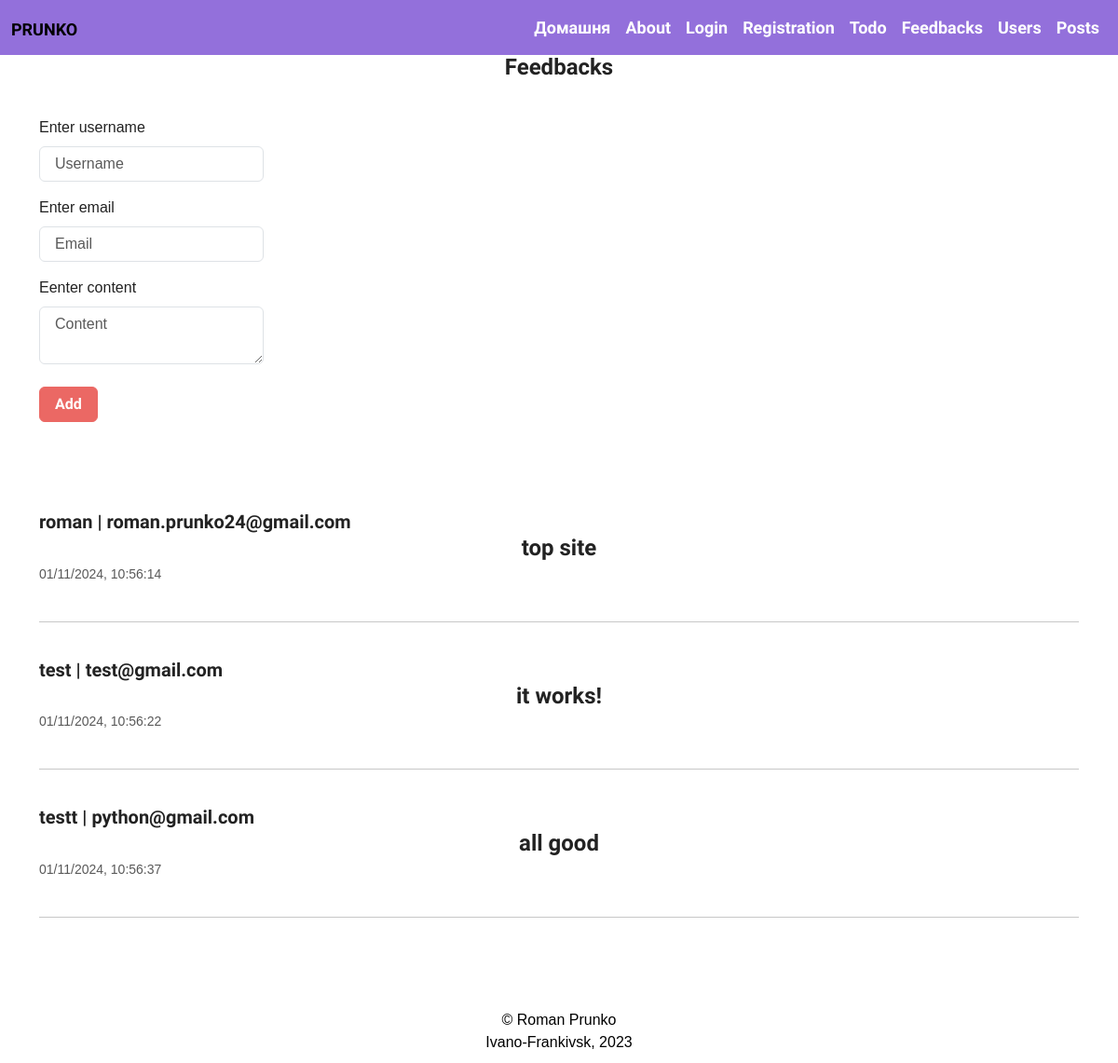
The app's page /feedbacks with its own data.
### app/feedback/models.py (models this page shows, shortened)
class Feedback(db.Model):
    __tablename__ = "feedbacks"
    id = db.Column(db.Integer, primary_key=True)
    username = db.Column(db.String(25), unique=True)
    email = db.Column(db.String(100), unique=True)
    content = db.Column(db.String(250))
    createdAt = db.Column(db.DateTime, default=datetime.utcnow)

### app/feedback/views.py (the view)
@feedback.route("/feedbacks", methods=["GET", "POST"])
def feedbacks():
    form = AddFeedback()
    feedbacks = Feedback.query.all()
    return render_template("feedbacks.html", form = form, feedbacks=feedbacks)

### app/feedback/forms.py
class AddFeedback(FlaskForm):
    username = StringField("Enter username", validators=[DataRequired("This field is required")])
    email = StringField("Enter email", validators=[DataRequired("This field is required")])
    content = TextAreaField("Eenter content", validators=[DataRequired("This field is required")])
    submit = SubmitField("Add")

### app/feedback/templates/feedback/feedbacks.html (shortened to what this page needs)
{% from 'fieldMacro.html' import displayField %}
{% extends 'base.html' %}
{% block body %}
    <div class="container">
        <h4>Feedbacks</h4>
        <div class="d-flex align-items-center justify-content-start">
            <div class="mt-3">
                <form action="{{ url_for('feedback.add') }}" method="POST">
                    {{ displayField(form.username, "Username") }}
                    {{ displayField(form.email, "Email") }}
                    {{ displayField(form.content, "Content") }}
                    <br>
                    {{ form.submit(class="btn btn-primary width-100") }}
                </form>
            </div>
        </div>
        <br><br><br><br>
        {% for item in feedbacks %}
            <div class="list-group">
                <div class="d-flex w-100 justify-content-between">
                    <h5 class="mb-1">{{ item.username }} | {{ item.email }}</h5>
                </div>
                <h4 class="mb-1 mt-10"><strong>{{ item.content }}</strong></h4>
                <small class="text-muted mt-30">{{ item.createdAt.strftime("%m/%d/%Y, %H:%M:%S") }}</small>
            </div>
            <br><hr><br>
        {% endfor %}
    </div>
    <br><br>
{% endblock %}

### app/static/css/styles.css (style rules this page uses)
body { font-family: 'Arial', sans-serif; }
.container h4 { text-align: center; }

### records on screen
Feedback: username "roman", email "roman.prunko24@gmail.com", content "top site", createdAt "01/11/2024, 10:56:14"
Feedback: username "test", email "test@gmail.com", content "it works!", createdAt "01/11/2024, 10:56:22"
Feedback: username "testt", email "python@gmail.com", content "all good", createdAt "01/11/2024, 10:56:37"

### other values on screen
{{ name }} "Домашня" "About" "Login" "Registration" "Todo" "Feedbacks" "Users" "Posts"
{{ field.label(class="mt-3") }} "Enter username Enter email Eenter content"
